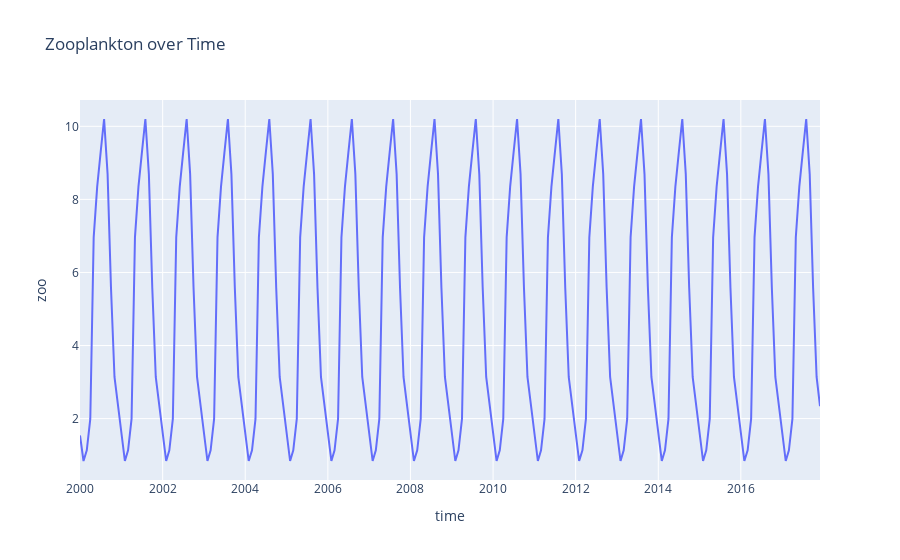

The cell this chart's notebook holds for it:
### Code cell
fig = px.line(obs_replicated, x=obs_replicated.index, y="zoo", title="Zooplankton over Time")
fig.show()

### Figure 1 — Plotly figure (JSON) as saved in the notebook; plotly's stock layout.template omitted (floating-point values rounded to 4 significant figures; data arrays with more than 128 entries replaced by an {"elided": "..."} marker saying what was removed)
{"data": [{"hovertemplate": "time=%{x}<br>zoo=%{y}<extra></extra>", "legendgroup": "", "line": {"color": "#636efa", "dash": "solid"}, "marker": {"symbol": "circle"}, "mode": "lines", "name": "", "orientation": "v", "showlegend": false, "type": "scatter", "x": {"elided": "216 str values"}, "xaxis": "x", "y": {"elided": "216 float values"}, "yaxis": "y"}], "layout": {"legend": {"tracegroupgap": 0}, "title": {"text": "Zooplankton over Time"}, "xaxis": {"anchor": "y", "domain": [0, 1], "title": {"text": "time"}}, "yaxis": {"anchor": "x", "domain": [0, 1], "title": {"text": "zoo"}}}}
